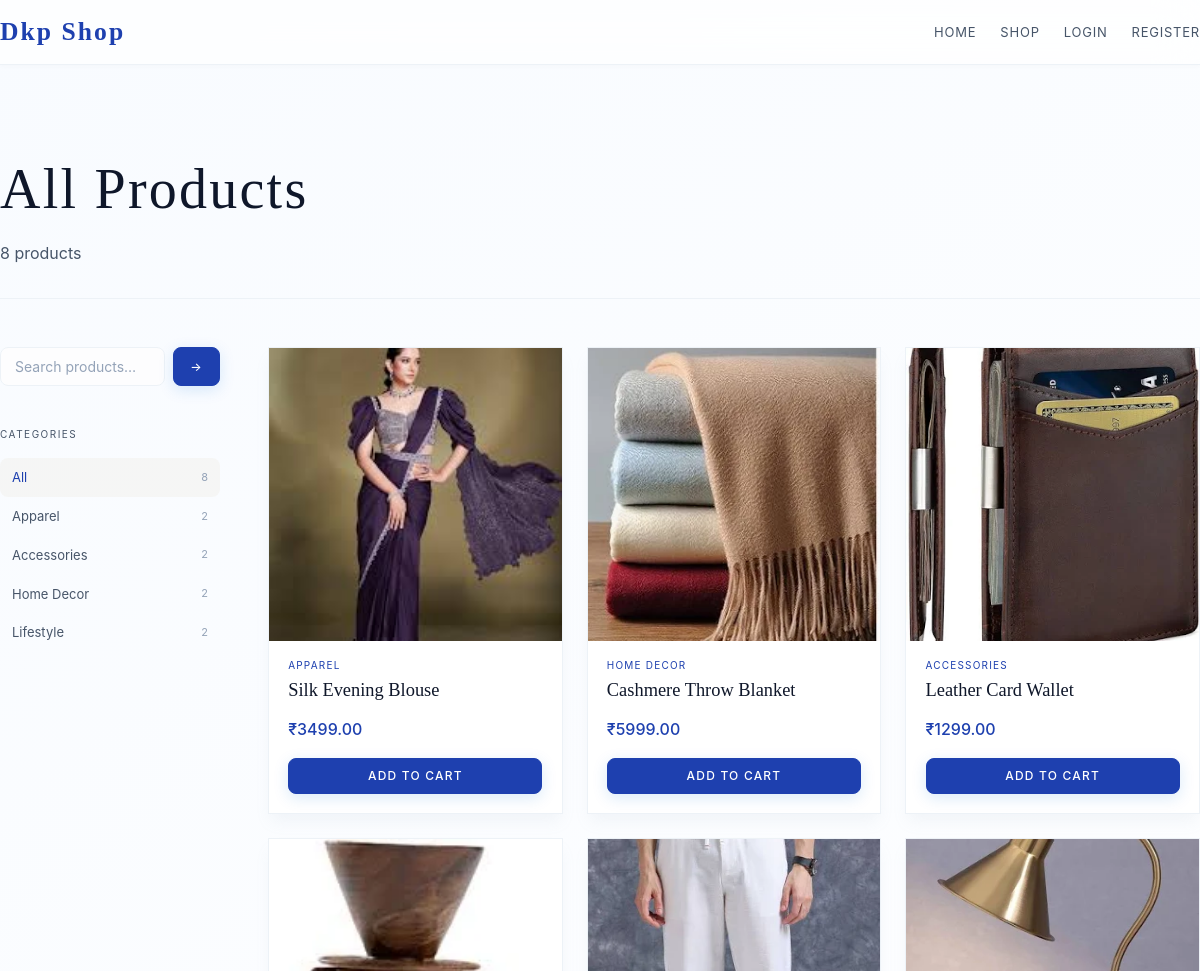
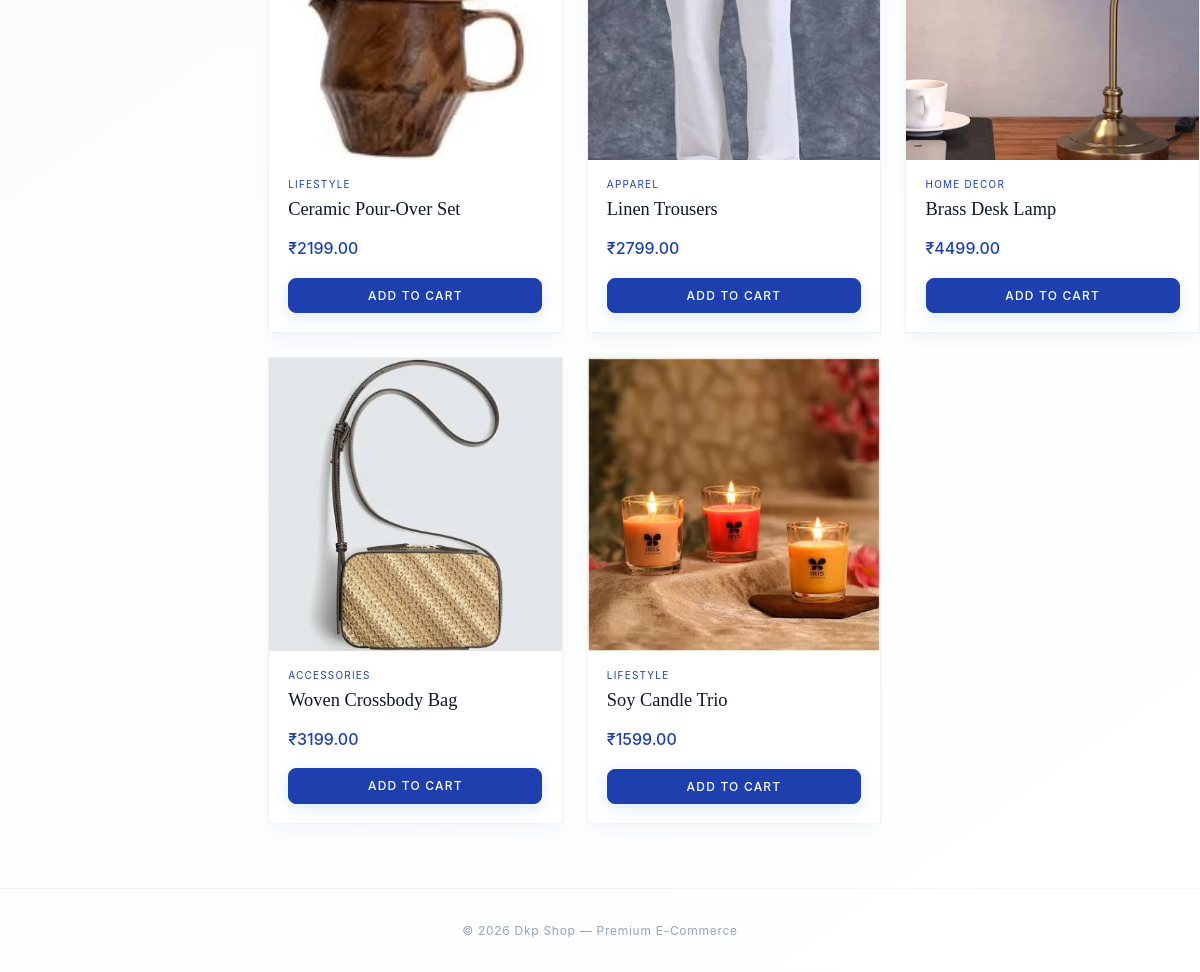
Screenshot of /products/ with the database file from the repository (2 pictures, top to bottom).
### products/models.py (models this page shows, shortened)
class Category(models.Model):
    name = models.CharField(max_length=200)
    slug = models.SlugField(unique=True)
    class Meta:
        verbose_name_plural = 'Categories'

class Product(models.Model):
    category = models.ForeignKey(Category, on_delete=models.CASCADE, related_name='products')
    name = models.CharField(max_length=300)
    slug = models.SlugField(unique=True)
    description = models.TextField()
    price = models.DecimalField(max_digits=10, decimal_places=2)
    image = models.ImageField(upload_to='products/', blank=True, null=True)
    stock = models.PositiveIntegerField(default=0)
    available = models.BooleanField(default=True)
    created = models.DateTimeField(auto_now_add=True)
    updated = models.DateTimeField(auto_now=True)
    @property
    def in_stock(self):
        return self.stock > 0

### products/views.py (the view)
# urls.py: path('products/', views.index, name='product_list'),
def index(request):
    category_slug = request.GET.get('category')
    query = request.GET.get('q', '')
    categories = Category.objects.all()
    products = Product.objects.filter(available=True)
    active_category = None
    if category_slug:
        active_category = get_object_or_404(Category, slug=category_slug)
        products = products.filter(category=active_category)
    if query:
        products = products.filter(name__icontains=query)
    return render(request, 'products/index.html', {
        'products': products,
        'categories': categories,
        'active_category': active_category,
        'query': query,
    })

### cart/context_processors.py (called while the page is built)
def cart_count(request):
    if request.user.is_authenticated:
        try:
            cart = Cart.objects.get(user=request.user)
            return {'cart_count': cart.item_count}
        except Cart.DoesNotExist:
            pass
    return {'cart_count': 0}

### templates/products/index.html (shortened to what this page needs)
{% extends 'base.html' %}
{% load static %}
{% block content %}
<div class="container section">
  <div class="page-header" style="padding-top:1rem;">
    <h1>{% if active_category %}{{ active_category.name }}{% elif query %}Results for "{{ query }}"{% else %}All Products{% endif %}</h1>
    <p>{% if products.count == 0 %}No products found{% else %}{{ products.count }} product{{ products.count|pluralize }}{% endif %}</p>
  </div>
  <div class="shop-layout">
    <aside class="sidebar">
      <form class="search-form" method="get" action="{% url 'product_list' %}">
        <input class="form-input" type="text" name="q" value="{{ query }}" placeholder="Search products…" />
        <button class="btn btn-primary btn-sm" type="submit">→</button>
      </form>
      <p class="sidebar-title">Categories</p>
      <ul class="cat-list">
        <li>
          <a href="{% url 'product_list' %}" class="{% if not active_category %}active{% endif %}">
            All <span class="count">{{ products.count }}</span>
          </a>
        </li>
        {% for cat in categories %}
        <li>
          <a href="{% url 'product_list' %}?category={{ cat.slug }}" class="{% if active_category == cat %}active{% endif %}">
            {{ cat.name }} <span class="count">{{ cat.products.count }}</span>
          </a>
        </li>
        {% endfor %}
      </ul>
    </aside>
    <div>
      <div class="product-grid">
        {% for product in products %}
        <div class="product-card">
          <a href="{% url 'product_details' product.slug %}">
            <div class="product-card-img">
              {% if product.image %}
                <img src="{{ product.image.url }}" alt="{{ product.name }}" loading="lazy" />
              {% else %}
                <div class="product-card-img-placeholder">✦</div>
              {% endif %}
            </div>
          </a>
          <div class="product-card-body">
            <span class="product-cat">{{ product.category.name }}</span>
            <a href="{% url 'product_details' product.slug %}">
              <h3 class="product-name">{{ product.name }}</h3>
            </a>
            <div class="product-price">₹{{ product.price }}</div>
          </div>
          <div class="product-card-actions">
            {% if product.in_stock %}
              <a href="{% url 'add_to_cart' product.id %}" class="btn btn-primary btn-sm btn-full">Add to Cart</a>
            {% else %}
              <button class="btn btn-outline btn-sm btn-full" disabled style="opacity:.4;cursor:not-allowed;">Unavailable</button>
            {% endif %}
          </div>
        </div>
        {% empty %}
        <p style="color:var(--text-muted); grid-column:1/-1; padding:3rem 0;">No products found.</p>
        {% endfor %}
      </div>
    </div>
  </div>
</div>
{% endblock %}

### static/css/base.css (style rules this page uses)
*, *::before, *::after { box-sizing: border-box; margin: 0; padding: 0; }
:root { --bg: linear-gradient(145deg, #f8fbff 0%, #ffffff 100%); --font-display: 'Times New Roman', serif; --font-body: sans-serif; --surface: #ffffff; --surface2: #fdfdfe; --surface-glass: rgba(255, 255, 255, 0.7); --border: #edf2f7; --border-focus: #cbd5e0; --accent: #1e40af; --accent-light: #3b82f6; --accent-dim: #1e3a8a; --text: #0f172a; --text-muted: #475569; --text-dim: #94a3b8; --danger: #ef4444; --success: #10b981; --radius: 8px; --font-display: 'Playfair Display', serif; --font-body: 'Inter', system-ui, sans-serif; --shadow-sm: 0 2px 4px rgba(0,0,0,0.02); --shadow-md: 0 10px 15px -3px rgba(148, 163, 184, 0.1); --shadow-lg: 0 20px 25px -5px rgba(148, 163, 184, 0.1); }
body { background: var(--surface); background: var(--bg); background-attachment: fixed; color: var(--text); font-family: var(--font-body); font-weight: 400; font-size: 16px; line-height: 1.6; min-height: 100vh; display: flex; flex-direction: column; -webkit-font-smoothing: antialiased; -moz-osx-font-smoothing: grayscale; }
a { color: inherit; text-decoration: none; }
img { max-width: 100%; display: block; }
button, input, select, textarea { font-family: inherit; }
.container { max-width: 1280px; margin: 0 auto; padding: 0 2rem; }
.section { padding: 4rem 0; }
.btn { display: inline-flex; align-items: center; justify-content: center; padding: 1rem 2.5rem; font-family: var(--font-body); font-size: 13px; font-weight: 500; letter-spacing: 0.1em; text-transform: uppercase; text-decoration: none; border-radius: var(--radius); transition: all 0.3s cubic-bezier(0.4, 0, 0.2, 1); cursor: pointer ; }
.btn-primary { background-color: var(--accent); color: #ffffff !important; border: 1px solid var(--accent); box-shadow: 0 4px 15px rgba(0, 116, 217, 0.15); }
.btn-sm { padding: 7px 16px; font-size: 12px; }
.btn-full { width: 100%; justify-content: center; }
.form-input { width: 100%; background: var(--surface2); border: 1px solid var(--border); color: var(--text); padding: 10px 14px; border-radius: var(--radius); font-size: 14px; transition: border-color .2s; outline: none; }
.form-input::placeholder { color: var(--text-dim); }
.product-grid { display: grid; grid-template-columns: repeat(auto-fill, minmax(240px, 1fr)); gap: 1.5rem; }
.product-card { background: var(--surface); border: 1px solid var(--border); box-shadow: var(--shadow-md); transition: transform 0.3s ease, box-shadow 0.3s ease; }
.product-card-img { aspect-ratio: 1/1; overflow: hidden; background: var(--surface2); }
.product-card-img img { width: 100%; height: 100%; object-fit: cover; transition: transform .4s; }
.product-card-body { padding: 1rem 1.2rem; flex: 1; display: flex; flex-direction: column; gap: 6px; }
.product-cat { font-size: 10px; letter-spacing: 0.12em; text-transform: uppercase; color: var(--accent); }
.product-name { font-family: var(--font-display); font-size: 1.15rem; font-weight: 400; line-height: 1.3; }
.product-price { font-size: 1rem; color: var(--accent); font-weight: 500; margin-top: auto; padding-top: 8px; }
.product-card-actions { padding: 0 1.2rem 1.2rem; }
.page-header { padding: 3rem 0 2rem; border-bottom: 1px solid var(--border); margin-bottom: 3rem; }
.page-header h1 { font-family: var(--font-display); font-size: clamp(2rem, 5vw, 3.5rem); font-weight: 300; letter-spacing: 0.04em; }
.page-header p { color: var(--text-muted); margin-top: 6px; }

### static/css/product.css (style rules this page uses)
.btn { pointer-events: auto !important; position: relative; z-index: 1000; cursor: pointer !important; }
.shop-layout { display: grid; grid-template-columns: 220px 1fr; gap: 3rem; align-items: start; }
.sidebar { position: sticky; top: 80px; }
.sidebar-title { font-size: 10px; letter-spacing: 0.15em; text-transform: uppercase; color: var(--text-muted); margin-bottom: 1rem; }
.cat-list { list-style: none; }
.cat-list li a { display: flex; justify-content: space-between; align-items: center; padding: 9px 12px; border-radius: var(--radius); font-size: 13px; color: var(--text-muted); transition: color .2s, background .2s; }
.cat-list li a:hover, .cat-list li a.active { color: var(--accent); background: rgba(201,169,110,.07); }
.cat-list li a .count { font-size: 11px; color: var(--text-dim); }
.search-form { display: flex; gap: 8px; margin-bottom: 2.5rem; }
.search-form input { flex: 1; }

### rows the page displays
Category: name "Apparel", products.count "2"
Category: name "Accessories", products.count "2"
Category: name "Home Decor", products.count "2"
Category: name "Lifestyle", products.count "2"
Product: image (picture), category.name "APPAREL", name "Silk Evening Blouse", price "3499.00", stock "ADD TO CART"
Product: image (placeholder picture), category.name "HOME DECOR", name "Cashmere Throw Blanket", price "5999.00", stock "ADD TO CART"
Product: image (picture), category.name "ACCESSORIES", name "Leather Card Wallet", price "1299.00", stock "ADD TO CART"
Product: image (picture), category.name "LIFESTYLE", name "Ceramic Pour-Over Set", price "2199.00", stock "ADD TO CART"
Product: image (picture), category.name "APPAREL", name "Linen Trousers", price "2799.00", stock "ADD TO CART"
Product: image (picture), category.name "HOME DECOR", name "Brass Desk Lamp", price "4499.00", stock "ADD TO CART"
Product: image (picture), category.name "ACCESSORIES", name "Woven Crossbody Bag", price "3199.00", stock "ADD TO CART"
Product: image (picture), category.name "LIFESTYLE", name "Soy Candle Trio", price "1599.00", stock "ADD TO CART"

### other values shown
{{ products.count }} "8"
